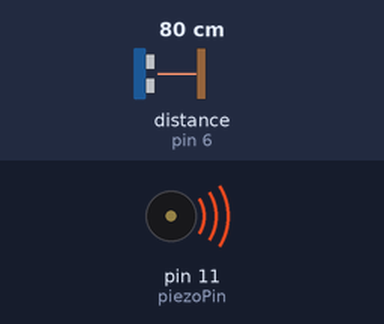
Bench run of a sketch on a simulated Arduino Uno, built with avr-gcc and run on an emulated ATmega328P. Parts: buzzer (waves = sounding). Wiring (inferred from the names in the program): ultrasonic range finder: trigger pin 6; echo pin 6. Inputs (shaded band) come from the test bench; at power-on: distance to the obstacle (sensor on pin 6) 80 cm. The echo pulse lasts 58.3 µs per cm.

Above: at 0.1 s.
Timing chart, 0 to 1.6 s (numbered marks = the images above):
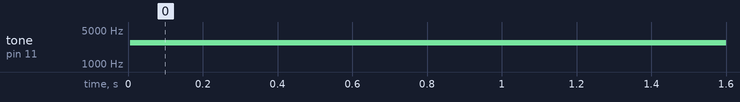

Measured:
- by itself, tone on pin 11 (piezoPin): silent → 2706 Hz at 0.01 s

The sketch:

distance_sensor_into_tone_output.ino
```cpp
//src: https://www.arduino.cc/reference/en/language/functions/advanced-io/tone/
//src: https://www.programmingelectronics.com/an-easy-way-to-make-noise-with-arduino-using-tone/#:~:text=The%20frequency%20is%20an%20unsigned,our%20ears%20are%20most%20tuned.
//src: https://www.tinkercad.com/things/9AzmS567fJN-ultrasonic-distance-sensor

const int distanceSensorPin = 6;
const int piezoPin = 11;

void setup(){}

void loop() {
  long distance = distanceInCm();
  distance = constrain(distance, 3, 330);
  int frequency = map(distance, 3, 330, 2000, 5000);
  tone(piezoPin, frequency);
  delay(15);
}

long distanceInCm() {
  //code citation https://www.tinkercad.com/things/9AzmS567fJN-ultrasonic-distance-sensor

  // establish variables for duration of the ping,
  // and the distance result in inches and centimeters:
  long duration, cm;

  // The PING))) is triggered by a HIGH pulse of 2 or more microseconds.
  // Give a short LOW pulse beforehand to ensure a clean HIGH pulse:
  pinMode(distanceSensorPin, OUTPUT);
  digitalWrite(distanceSensorPin, LOW);
  delayMicroseconds(2);
  digitalWrite(distanceSensorPin, HIGH);
  delayMicroseconds(5);
  digitalWrite(distanceSensorPin, LOW);

  // The same pin is used to read the signal from the PING))): a HIGH
  // pulse whose duration is the time (in microseconds) from the sending
  // of the ping to the reception of its echo off of an object.
  pinMode(distanceSensorPin, INPUT);
  duration = pulseIn(distanceSensorPin, HIGH);

  // The speed of sound is 340 m/s or 29 microseconds per centimeter.
  // The ping travels out and back, so to find the distance of the
  // object we take half of the distance travelled.
  return duration / 29 / 2;
}
```
